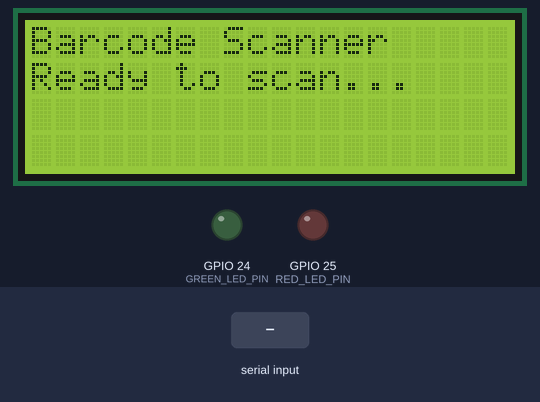
Simulated run of this sketch. Board: ESP32. Shown: 20×4 character LCD, output pins drawn as LEDs (lit = HIGH). The inputs (shaded band) are chosen by the test bench. What the sketch prints to the serial monitor is not drawn.

Above: at 2.2 s.
2.3 s: "RESULT|\n" received over Serial
At 2.9 s:
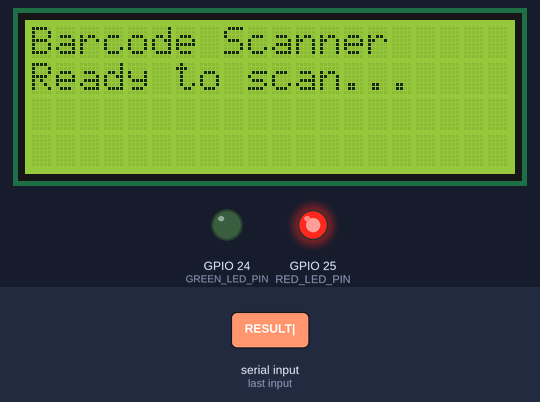
Timing chart, 0 to 5.3 s (numbered marks = the images above; inputs shaded):
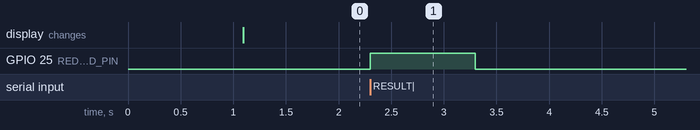

Measured:
- after the input at 2.3 s, GPIO 25 (RED_LED_PIN): LOW → HIGH at once, → LOW 1.0 s later

The sketch:

arduino_code.ino
```cpp
#include <Arduino.h>
#include <Wire.h>
#include <LiquidCrystal_I2C.h>

// 20x4 I2C LCD — adjust address if needed (0x27 or 0x3F)
LiquidCrystal_I2C lcd(0x27, 20, 4);

// Classic Arduino Nano uses D6/D7. Use safe general-purpose pins on ESP32.
#if defined(ARDUINO_ARCH_ESP32)
const uint8_t GREEN_LED_PIN = 24;
const uint8_t RED_LED_PIN = 25;
#else
const uint8_t GREEN_LED_PIN = 5;
const uint8_t RED_LED_PIN = 6;
#endif
const unsigned long RESULT_LED_DURATION_MS = 1000UL;
unsigned long resultLedStartedAt = 0;
bool resultLedActive = false;

String lastBarcode = "";
String lastType    = "";
unsigned long lastDisplayTime = 0;

void setup() {
  Serial.begin(9600);          // USB serial to PC
  delay(1000);

  pinMode(GREEN_LED_PIN, OUTPUT);
  pinMode(RED_LED_PIN, OUTPUT);
  digitalWrite(GREEN_LED_PIN, LOW);
  digitalWrite(RED_LED_PIN, LOW);

  Wire.begin();            // Uses the selected board's default I2C pins.
  lcd.init();
  lcd.backlight();
  lcd.setCursor(0, 0);
  lcd.print("Barcode Scanner");
  lcd.setCursor(0, 1);
  lcd.print("Ready to scan...");

  Serial.println("[Arduino] Ready");
}

void loop() {
  if (Serial.available()) {
    String line = Serial.readStringUntil('\n');
    line.trim();

    if (line.startsWith("BARCODE|")) {
      // Format: BARCODE|<value>|<type>
      int first  = line.indexOf('|');
      int second = line.indexOf('|', first + 1);

      if (first != -1 && second != -1) {
        String value = line.substring(first + 1, second);
        String type  = line.substring(second + 1);

        lastBarcode = value;
        lastType    = type;
        lastDisplayTime = millis();

        lcd.clear();
        lcd.setCursor(0, 0);
        lcd.print("Barcode:");
        lcd.setCursor(0, 1);
        lcd.print(value.substring(0, 20));

        lcd.setCursor(0, 2);
        lcd.print("Type:");
        lcd.setCursor(0, 3);
        lcd.print(type.substring(0, 20));

        Serial.println("[Arduino] Displayed: " + value + " (" + type + ")");
      }
    } else if (line.startsWith("RESULT|")) {
      // Format: RESULT|GENUINE or RESULT|NOT_GENUINE
      String result = line.substring(7);
      result.trim();
      bool isGenuine = result.equalsIgnoreCase("GENUINE");

      digitalWrite(GREEN_LED_PIN, isGenuine ? HIGH : LOW);
      digitalWrite(RED_LED_PIN, isGenuine ? LOW : HIGH);
      resultLedStartedAt = millis();
      resultLedActive = true;

      Serial.println(isGenuine
        ? "[Arduino] Genuine: green LED for 1 second"
        : "[Arduino] Not genuine: red LED for 1 second");
    }
  }

  // Turn both status LEDs off after the one-second result pulse.
  if (resultLedActive && millis() - resultLedStartedAt >= RESULT_LED_DURATION_MS) {
    digitalWrite(GREEN_LED_PIN, LOW);
    digitalWrite(RED_LED_PIN, LOW);
    resultLedActive = false;
  }

  // Clear LCD after 15 seconds of inactivity
  if (lastBarcode != "" && (millis() - lastDisplayTime > 15000)) {
    lcd.clear();
    lcd.setCursor(0, 0);
    lcd.print("Ready to scan...");
    lastBarcode = "";
  }
}
```
